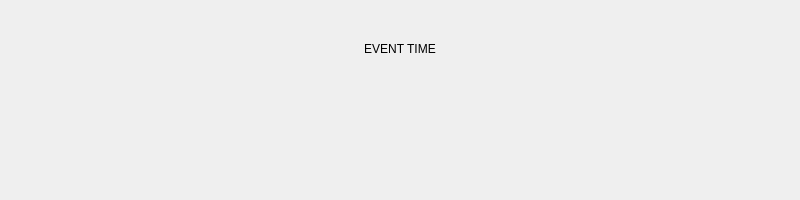
<?xml version="1.0" encoding="UTF-8"?>
<ui version="4.0">
 <class>gui::event_widget</class>
 <widget class="QWidget" name="gui::event_widget">
  <property name="geometry">
   <rect>
    <x>0</x>
    <y>0</y>
    <width>800</width>
    <height>200</height>
   </rect>
  </property>
  <layout class="QVBoxLayout" name="layout">
   <property name="leftMargin">
    <number>0</number>
   </property>
   <property name="topMargin">
    <number>0</number>
   </property>
   <property name="rightMargin">
    <number>0</number>
   </property>
   <property name="bottomMargin">
    <number>0</number>
   </property>
   <item>
    <widget class="gui::custom_label" name="name">
     <property name="text">
      <string>EVENT TIME</string>
     </property>
     <property name="alignment">
      <set>Qt::AlignCenter</set>
     </property>
    </widget>
   </item>
   <item>
    <widget class="gui::time_widget" name="widget" native="true"/>
   </item>
  </layout>
 </widget>
 <customwidgets>
  <customwidget>
   <class>gui::time_widget</class>
   <extends>QWidget</extends>
   <header>gui/time_widget.hpp</header>
   <container>1</container>
  </customwidget>
  <customwidget>
   <class>gui::custom_label</class>
   <extends>QLabel</extends>
   <header>gui/custom.hpp</header>
  </customwidget>
 </customwidgets>
 <resources/>
 <connections/>
</ui>
